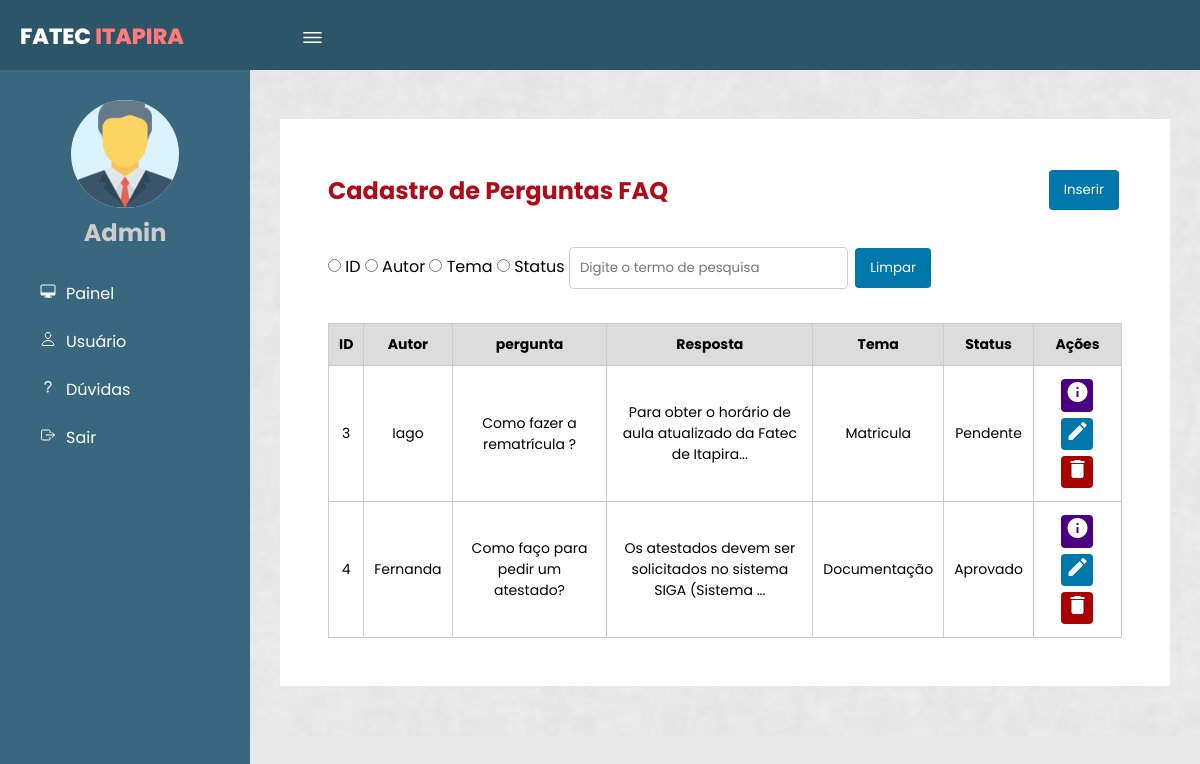
Page /painelAdmin.php (signed in) on the committed database.
### tables this page shows
CREATE TABLE `perguntas` (
  `idPerguntas` int(10) UNSIGNED NOT NULL,
  `Usuarios_idUsuarios` int(10) UNSIGNED DEFAULT NULL,
  `temas_idTemas` int(10) UNSIGNED NOT NULL,
  `Autor` varchar(30) DEFAULT NULL,
  `ConteudoPergunta` text NOT NULL,
  `Resposta` text,
  `Status` varchar(50) DEFAULT 'Pendente',
  `DataSubmissao` datetime NOT NULL DEFAULT current_timestamp(),
  `UltimaAtualizacao` datetime DEFAULT NULL,
  `Visivel` tinyint(1) DEFAULT 1
);

CREATE TABLE `temas` (
  `idTemas` int(10) UNSIGNED NOT NULL,
  `NomeTema` varchar(50) NOT NULL,
  `idTemaPai` int(10) UNSIGNED DEFAULT NULL
);

### Class/Perguntas.php (called while the page is built, shortened)
<?php
class Perguntas
{
    private $conn;
    public function __construct($conn)
    {
        $this->conn = $conn;
    }
    public function listarPerguntas()
    {
        try {
            $sql = "SELECT perguntas.*, temas.NomeTema FROM perguntas
                LEFT JOIN temas ON perguntas.temas_idTemas = temas.idTemas";
            $stmt = $this->conn->query($sql);
            if ($stmt) {
                return $stmt->fetchAll(PDO::FETCH_ASSOC);
            } else {
                throw new Exception("Erro ao executar a consulta SQL");
            }
        } catch (Exception $e) {
            error_log("Erro ao listar usuários: " . $e->getMessage());
            return [];
        }
    }
}
?>

### painelAdmin.php (the view, shortened to what this page needs)
<?php
require_once 'Class/Perguntas.php';
require_once 'conexao.php';
$pergunta = new Perguntas($conn);
$perguntas = $pergunta->listarPerguntas();
?>
<!DOCTYPE html>
<html lang="pt-br">
<head>
    <link rel="stylesheet" href="css/format.css">
</head>
<body page='lista'>
    <header>
        <label for="check">
            <ion-icon name="menu-outline" id="sidebar_btn"></ion-icon>
        </label>
        <div class="left">
            <h3>Fatec <span>Itapira</span></h3>
        </div>
    </header>
    <div class="sidebar">
        <div class="center">
            <img src="icon/manager_icon_129392.png" class="image" alt="">
            <h2>Admin</h2>
        </div>
        <a href="#" onclick="vizualizar('lista', true)"><ion-icon
                name="desktop-outline"></ion-icon><span>Painel</span></a>
        <a href="gerenciarUsuario.php"><ion-icon name="person-outline"></ion-icon><span>Usuário</span></a>
        <a href="grafico.php"><ion-icon name="help-outline"></ion-icon><span>Dúvidas</span></a>
        <a href="login/sairLogin.php"><ion-icon name="exit-outline"></ion-icon><span>Sair</span></a>
    </div>
    <div class="content">
        <div id='listaRegistros'>
            <div class="titulo_ask">
                <h1>Cadastro de Perguntas FAQ</h1>
                <a href="Views/cadastrarPergunta.php"><button>Inserir</button></a>
            </div>
            <div style='display: flex; outline: none;' class="filtro">
                <form id="filtroForm">
                    <input type="radio" id="filtroId" name="filtro" value="id">
                    <label for="filtroId">ID</label>
                    <input type="radio" id="filtroAutor" name="filtro" value="autor">
                    <label for="filtroAutor">Autor</label>
                    <input type="radio" id="filtroTema" name="filtro" value="tema">
                    <label for="filtroTema">Tema</label>
                    <input type="radio" id="filtroStatus" name="filtro" value="status">
                    <label for="filtroStatus">Status</label>
                    <input type="text" autofocus id="filtroInput" placeholder="Digite o termo de pesquisa">
                    <button type="button" onclick="limparFiltro()">Limpar</button>
                </form>
            </div>
            <?php if (!empty($perguntas)): ?>
                <table>
                    <thead>
                        <tr>
                            <th>ID</th>
                            <th>Autor</th>
                            <th>pergunta</th>
                            <th>Resposta</th>
                            <th>Tema</th>
                            <th>Status</th>
                            <th>Ações</th>
                        </tr>
                    </thead>
                    <?php foreach ($perguntas as $lista): ?>
                        <tr>
                            <td>
                                <?php echo $lista['idPerguntas']; ?>
                            </td>
                            <td>
                                <?php echo $lista['Autor'] ?>
                            </td>
                            <td>
                                <?php echo $lista['ConteudoPergunta'] ?>
                            </td>
                            <td>
                                <?php echo substr($lista['Resposta'], 0, 60) . (strlen($lista['Resposta']) > 60 ? '...' : ''); ?>
                            </td>
                            <td>
                                <?php echo $lista['NomeTema']; ?>
                            </td>
                            <td>
                                <?php echo $lista['Status'] ?>
                            </td>
                            <td>
                                <a href="#" class="detalhes-btn" data-id="<?php echo $lista['idPerguntas']; ?>"
                                    title="Detalhes">
                                    <i style="background: indigo;" class="edit material-icons">info</i>
                                </a>
                                <a href="Views/editarPergunta.php?id=<?php echo $lista['idPerguntas']; ?>" title="Editar">
                                    <i class=" edit material-icons">edit</i>
                                </a>
                                <button type="button" class="excluir-btn" data-id="<?php echo $lista['idPerguntas']; ?>"
                                    title="Excluir">
                                    <i class="material-icons">delete</i>
                                </button>
                            </td>
                        </tr>
                    <?php endforeach; ?>
                </table>
            <?php else: ?>
                <p>Nenhuma pergunta cadastrada.</p>
            <?php endif; ?>
        </div>
</body>
</html>

### css/format.css (style rules this page uses)
* { margin: 0; padding: 0; font-family: "Poppins", sans-serif; }
body { background-color: #e9e9e9; }
header { position: fixed; background: #2c5668; padding: 20px; width: 100%; height: 30px; z-index: 5; }
.left h3 { color: #fff; margin: 0; text-transform: uppercase; font-size: 22px; font-weight: 800; }
.left span { color: #ff7a7a; }
.sidebar { position: fixed; width: 250px; height: 100%; margin-top: 70px; padding-top: 30px; left: 0; background: #39677e; transition: 0.5s; transition-property: left; -webkit-transition: 0.5s; -moz-transition: 0.5s; -ms-transition: 0.5s; -o-transition: 0.5s; }
.sidebar .image { width: 108px; height: 108px; border-radius: 100px; -webkit-border-radius: 100px; -moz-border-radius: 100px; -ms-border-radius: 100px; -o-border-radius: 100px; background-color: #daf3ff; }
.sidebar h2 { color: #ccc; margin-top: 0; margin-bottom: 20px; }
.sidebar a { color: #fff; display: block; width: 100%; line-height: 48px; text-decoration: none; padding-left: 40px; box-sizing: border-box; transition: 0.5s; transition-property: background; }
.sidebar .center { text-align: center; }
.sidebar ion-icon { padding-right: 10px; }
label #sidebar_btn { z-index: 1; position: fixed; left: 300px; color: #fff; font-size: 25px; margin: 5px 0; cursor: pointer; transition: 0.5s; transition-property: color; }
.content { background: url(../img/bg.png) no-repeat; background-size: cover; background-position: center; transition: 0.5s; position: relative; margin-left: 250px; top: 69px; z-index: 1; overflow: hidden; }
div#listaRegistros { background: white; padding: 3rem; margin: 50px 30px; }
#listaRegistros { display: flex; align-items: center; justify-content: center; flex-direction: column; }
body[page="lista"] #listaRegistros { display: block; }
a { text-decoration: none; }
#listaRegistros .filtro { margin: 4vh auto; }
table { width: 100%; border-collapse: collapse; }
thead { background: gainsboro; }
table th, table td { text-align: center; font-size: 14px; padding: 10px; border: solid 1px #ccc; }
button { border: none; border-radius: 4px; cursor: pointer; background-color: #07a; color: #fff; margin: 3px; padding: 10px 15px; -webkit-border-radius: 4px; -moz-border-radius: 4px; -ms-border-radius: 4px; -o-border-radius: 4px; }
button.excluir-btn { background-color: #a00; padding: 1px 4px; }
i.edit.material-icons { background: #0077aa; color: white; padding: 1px 4px 7.6px 4px; border-radius: 4px; margin: 3px; }
input { border: solid 1px #ccc; border-radius: 4px; padding: 10px; }
.titulo_ask { display: flex; justify-content: space-between; align-items: center; }
.titulo_ask h1 { color: #b00b18; font-size: 24px; }

### rows in the picture
perguntas: idPerguntas "3", Autor "Iago", ConteudoPergunta "Como fazer a rematrícula ?", Resposta "Para obter o horário de aula atualizado da Fatec de Itapira", temas_idTemas.NomeTema "Matricula", Status "Pendente"
perguntas: idPerguntas "4", Autor "Fernanda", ConteudoPergunta "Como faço para pedir um atestado?", Resposta "Os atestados devem ser solicitados no sistema SIGA (Sistema", temas_idTemas.NomeTema "Documentação", Status "Aprovado"
